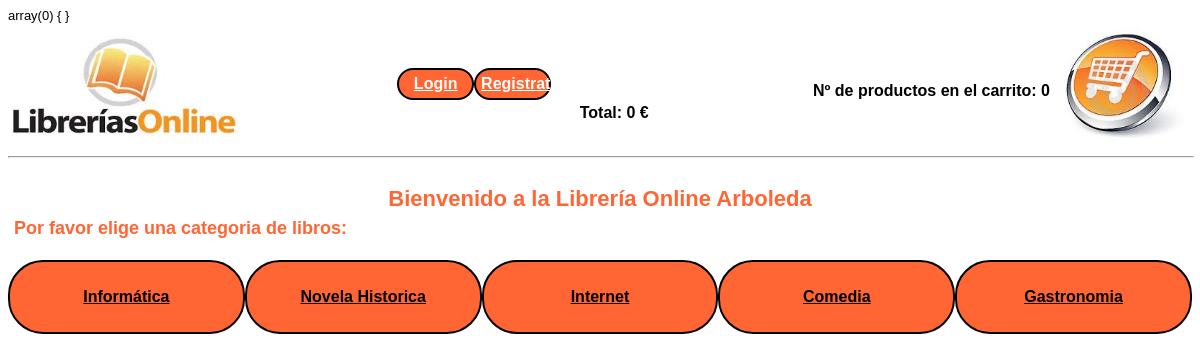
The page / on the database its author committed.
### tables this page shows
CREATE TABLE `categorias` (
  `id_categoria` int(11) NOT NULL,
  `nom_categoria` varchar(50) NOT NULL
);

### index.php (called while the page is built, shortened)
<?php
include_once('class/funciones.php');
include_once('class/Categorias.php');
$categoria = new Categoria();
$categorias = $categoria->getCategorias();
require_once('views/index.view.php');

### class/Categorias.php (called while the page is built, shortened)
<?php
    Class Categoria{
        Public function getCategorias() {
            $conexion = conexion::conectar();
            $result = $conexion->query("SELECT * FROM categorias");
            if ($result) {
                return $result->fetchall();
            }else {
                return false;
            }
        }
    }

### class/Funciones.php (the view, shortened to what this page needs)
<?php
class Funcion
{
    public static function GET_texto($pagina, $get, $valor, $texto)
    {
        $cadena = '<a href="' . $pagina . '?' . $get . '=' . $valor . '">' . $texto . '</a>';
        return $cadena;
    }
}

### views/index.view.php
<?php require_once('header.view.php'); ?>
<hr />
<br />
<center>
	<h2>Bienvenido a la Librería Online Arboleda</h2>
</center>
<h3>Por favor elige una categoria de libros:</h3>
<br>
<div class="contenedor">
	<?php
	if (!empty($categorias)) {
		foreach ($categorias as $categoria) {
	?>
			<div class="caja">
				<h4><?= Funcion::GET_texto('libros_cat.php', 'cat', $categoria['id_categoria'], $categoria['nom_categoria']); ?></h4>
			</div>
		<?php
		}
	} else {
		?>
		<div class="caja">
			<h4>No hay Categorias disponibles</h4>
		</div>
	<?php
	}
	?>
</div>
<?php require_once('footer.view.php');

### css/estilos.css (style rules this page uses)
body { font-family: Arial, Helvetica, sans-serif; font-size: 13px }
h1, h2, h3, span { font-family: Arial, Helvetica, sans-serif; color: #FF6633; margin: 6px }
h2 { font-size: 22px; }
h3 { font-size: 18px; }
hr { color: #FF0000; width:100%; text-align: center }
a { color: #000000 }
.contenedor { display:flex; }
.caja { font-family: Arial, Helvetica, sans-serif; font-size: 16px; width: 25%; float: left; color: #ffffff; background:#FF6633; text-align: center; padding: 5px; border-radius: 35px 35px 35px 35px; -moz-border-radius: 35px 35px 35px 35px; -webkit-border-radius: 35px 35px 35px 35px; border: 2px solid black; }

### rows shown on the page
categorias: nom_categoria "Informática"
categorias: nom_categoria "Novela Historica"
categorias: nom_categoria "Internet"
categorias: nom_categoria "Comedia"
categorias: nom_categoria "Gastronomia"
